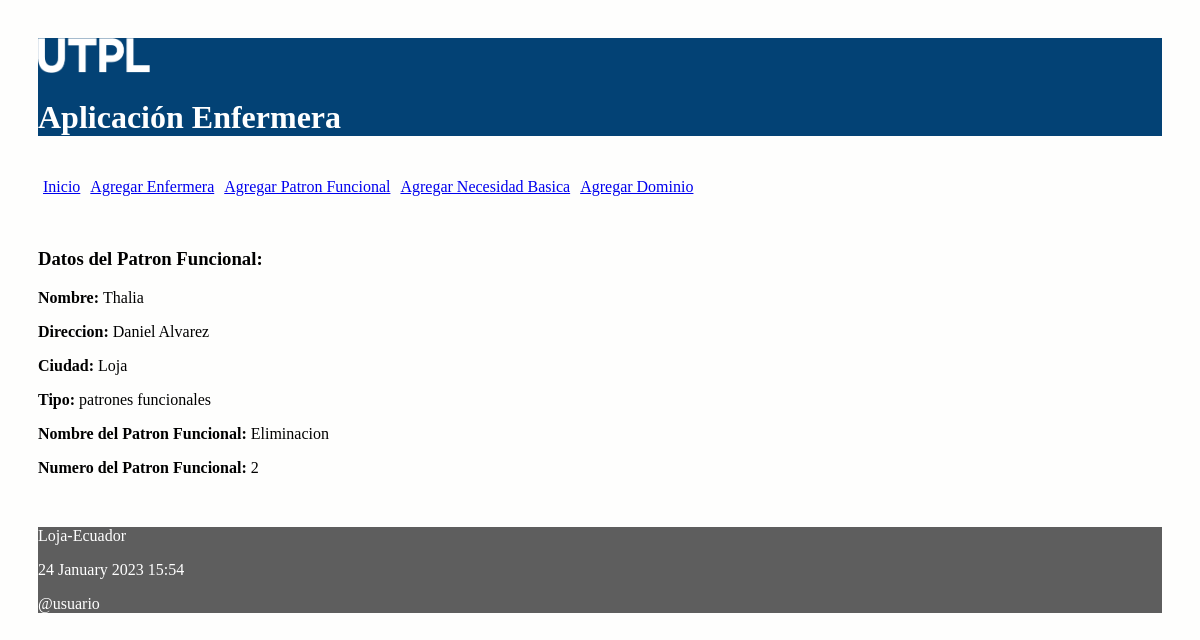
Page /patron/1 on the committed database.
### enfermeria/models.py (models this page shows, shortened)
class Enfermera(models.Model):
	opcionesTipo = (
		('patrones funcionales', 'Patrones Funcionales'),
		('necesidades basicas', 'Necesidades Basicas'),
		('dominios', 'Dominios'),
	)
	nombre = models.CharField('Nombre', max_length=30)
	direccion = models.CharField('Direccion', max_length=30)
	ciudad = models.CharField('Ciudad', max_length=30)
	tipo = models.CharField('Tipo de Patron', max_length=25, choices=opcionesTipo)

class Patron(models.Model):
    nombrePatron = models.CharField('Nombre del Patron Funcional' ,max_length=100)
    nroPatron = models.IntegerField('Numero del Patron Funcional')
    enfermera = models.ForeignKey(Enfermera, on_delete=models.CASCADE,
            related_name="patrones")

### enfermeria/views.py (the view)
# urls.py: path('patron/<int:id>', views.obtener_patron,
def obtener_patron(request, id):
    enfermero = Enfermera.objects.get(pk=id)
    patron = Patron.objects.get(pk=id)
    informacion_template = {'enfermero': enfermero, 'patron': patron}
    return render(request, 'obtener_patron.html', informacion_template)

### enfermeria/templates/obtener_patron.html
{% extends "master.html" %}
{% block content %}
<br></br><br></br>
<h3>Datos del Patron Funcional:</h3>
<p><b>Nombre: </b>{{enfermero.nombre}}</p>
<p><b>Direccion: </b>{{enfermero.direccion}}</p>
<p><b>Ciudad: </b>{{enfermero.ciudad}}</p>
<p><b>Tipo: </b>{{enfermero.tipo}}</p>
<p><b>Nombre del Patron Funcional: </b>{{patron.nombrePatron}}</p>
<p><b>Numero del Patron Funcional: </b>{{patron.nroPatron}}</p>
<br/>
{% endblock %}

### enfermeria/static/css/estilos.css (style rules this page uses)
body { background: #FEFEFD; padding: 30px; }

### rows in the picture
Enfermera: nombre "Thalia", direccion "Daniel Alvarez", ciudad "Loja", tipo "patrones funcionales"
Patron: nombrePatron "Eliminacion", nroPatron "2"
